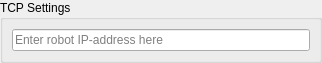
<?xml version="1.0" encoding="UTF-8"?>
<ui version="4.0">
 <class>Stm32AdditionalPreferences</class>
 <widget class="QWidget" name="Stm32AdditionalPreferences">
  <property name="geometry">
   <rect>
    <x>0</x>
    <y>0</y>
    <width>322</width>
    <height>53</height>
   </rect>
  </property>
  <property name="windowTitle">
   <string>Form</string>
  </property>
  <layout class="QHBoxLayout" name="horizontalLayout">
   <property name="leftMargin">
    <number>0</number>
   </property>
   <property name="topMargin">
    <number>0</number>
   </property>
   <property name="rightMargin">
    <number>0</number>
   </property>
   <property name="bottomMargin">
    <number>0</number>
   </property>
   <item>
    <widget class="QGroupBox" name="tcpSettingsGroupBox">
     <property name="title">
      <string>TCP Settings</string>
     </property>
     <layout class="QGridLayout" name="gridLayout_4">
      <item row="0" column="0">
       <widget class="QLineEdit" name="tcpServerLineEdit">
        <property name="placeholderText">
         <string>Enter robot IP-address here</string>
        </property>
       </widget>
      </item>
     </layout>
    </widget>
   </item>
  </layout>
 </widget>
 <resources/>
 <connections/>
</ui>
